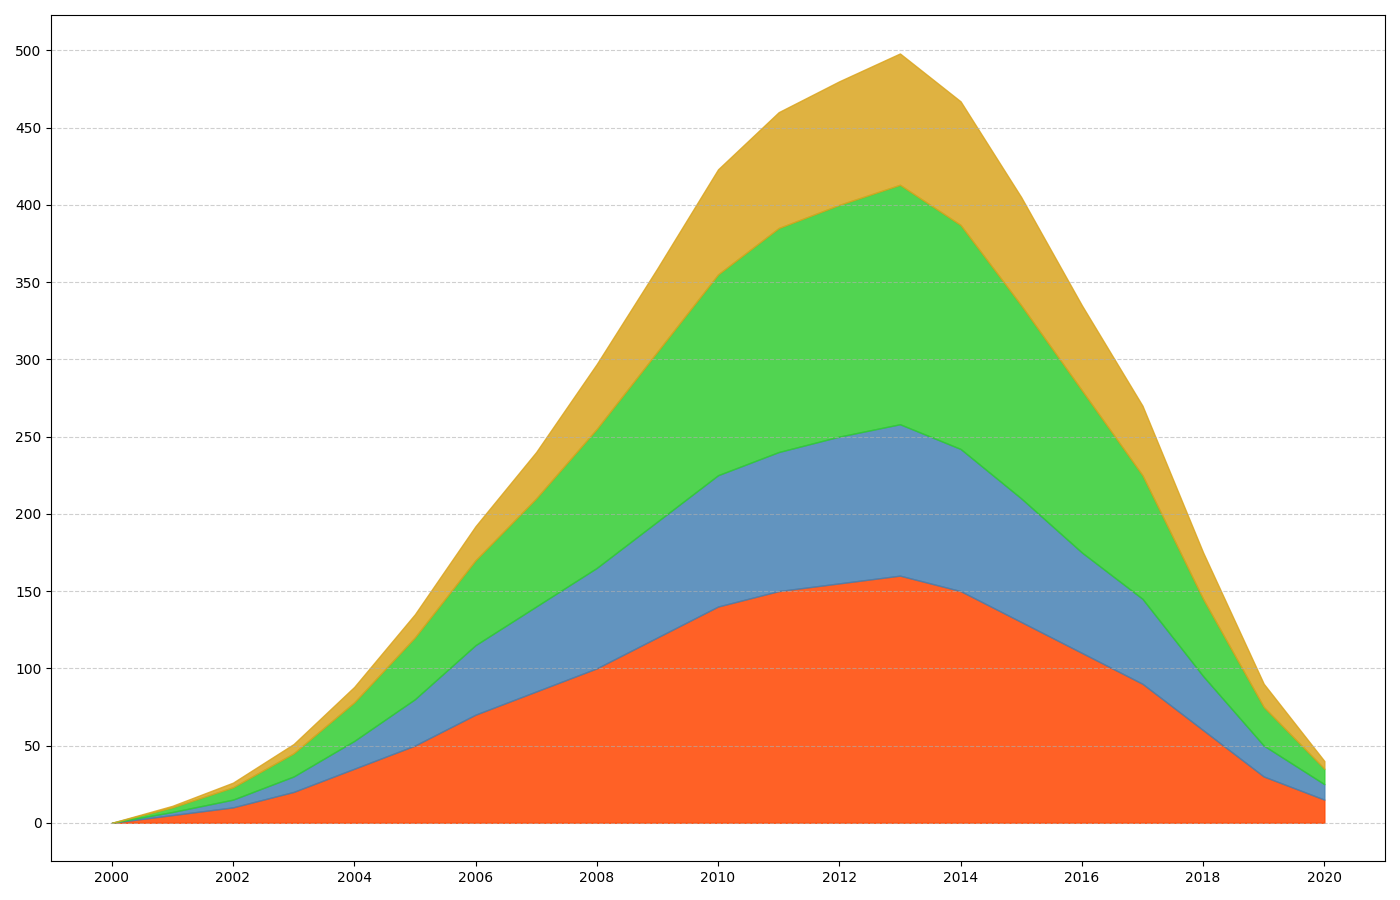

Generate this figure with Python:
import matplotlib.pyplot as plt
import numpy as np

years = np.arange(2000, 2021)

assembly_robots = [0, 5, 10, 20, 35, 50, 70, 85, 100, 120, 140, 150, 155, 160, 150, 130, 110, 90, 60, 30, 15]
painting_robots = [0, 2, 5, 10, 18, 30, 45, 55, 65, 75, 85, 90, 95, 98, 92, 80, 65, 55, 35, 20, 10]
welding_robots = [0, 3, 8, 15, 25, 40, 55, 70, 90, 110, 130, 145, 150, 155, 145, 125, 105, 80, 50, 25, 10]
packaging_robots = [0, 1, 3, 6, 10, 15, 22, 30, 42, 54, 68, 75, 80, 85, 80, 70, 55, 45, 30, 15, 5]

robots_data = np.vstack([assembly_robots, painting_robots, welding_robots, packaging_robots])
cumulative_data = np.cumsum(robots_data, axis=0)

colors = ['#FF4500', '#4682B4', '#32CD32', '#DAA520']

fig, ax = plt.subplots(figsize=(14, 9))

ax.fill_between(years, 0, cumulative_data[0], color=colors[0], alpha=0.85)
ax.fill_between(years, cumulative_data[0], cumulative_data[1], color=colors[1], alpha=0.85)
ax.fill_between(years, cumulative_data[1], cumulative_data[2], color=colors[2], alpha=0.85)
ax.fill_between(years, cumulative_data[2], cumulative_data[3], color=colors[3], alpha=0.85)

ax.set_xticks(np.arange(2000, 2021, 2))
ax.set_yticks(np.arange(0, 501, 50))

ax.grid(True, which='both', axis='y', linestyle='--', alpha=0.6)

plt.tight_layout()

plt.show()
